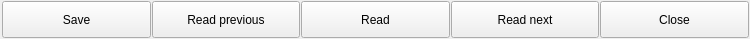
<?xml version="1.0" encoding="UTF-8"?>
<ui version="4.0">
 <class>kbvMetaDataButtonClass</class>
 <widget class="QWidget" name="kbvMetaDataButtonClass">
  <property name="geometry">
   <rect>
    <x>0</x>
    <y>0</y>
    <width>750</width>
    <height>39</height>
   </rect>
  </property>
  <property name="sizePolicy">
   <sizepolicy hsizetype="MinimumExpanding" vsizetype="Fixed">
    <horstretch>0</horstretch>
    <verstretch>0</verstretch>
   </sizepolicy>
  </property>
  <property name="minimumSize">
   <size>
    <width>750</width>
    <height>39</height>
   </size>
  </property>
  <property name="windowTitle">
   <string notr="true">Form</string>
  </property>
  <property name="toolTip">
   <string notr="true"/>
  </property>
  <layout class="QHBoxLayout" name="horizontalLayout">
   <property name="spacing">
    <number>1</number>
   </property>
   <property name="leftMargin">
    <number>2</number>
   </property>
   <property name="topMargin">
    <number>1</number>
   </property>
   <property name="rightMargin">
    <number>1</number>
   </property>
   <property name="bottomMargin">
    <number>1</number>
   </property>
   <item>
    <widget class="QPushButton" name="pushButtWrite">
     <property name="sizePolicy">
      <sizepolicy hsizetype="MinimumExpanding" vsizetype="Fixed">
       <horstretch>0</horstretch>
       <verstretch>0</verstretch>
      </sizepolicy>
     </property>
     <property name="minimumSize">
      <size>
       <width>111</width>
       <height>37</height>
      </size>
     </property>
     <property name="toolTip">
      <string>Write meta data to file</string>
     </property>
     <property name="text">
      <string>Save</string>
     </property>
     <property name="icon">
      <iconset resource="../res/iptc.qrc">
       <normaloff>:/iptc/icons/iptc1-write.png</normaloff>:/iptc/icons/iptc1-write.png</iconset>
     </property>
     <property name="shortcut">
      <string>Ctrl+S</string>
     </property>
    </widget>
   </item>
   <item>
    <widget class="QPushButton" name="pushButtPrevious">
     <property name="sizePolicy">
      <sizepolicy hsizetype="MinimumExpanding" vsizetype="Fixed">
       <horstretch>0</horstretch>
       <verstretch>0</verstretch>
      </sizepolicy>
     </property>
     <property name="minimumSize">
      <size>
       <width>111</width>
       <height>37</height>
      </size>
     </property>
     <property name="toolTip">
      <string>Read previous meta data</string>
     </property>
     <property name="text">
      <string>Read previous</string>
     </property>
     <property name="icon">
      <iconset resource="../res/iptc.qrc">
       <normaloff>:/iptc/icons/iptc1-read-backward.png</normaloff>:/iptc/icons/iptc1-read-backward.png</iconset>
     </property>
     <property name="shortcut">
      <string>Alt+Left</string>
     </property>
    </widget>
   </item>
   <item>
    <widget class="QPushButton" name="pushButtRead">
     <property name="sizePolicy">
      <sizepolicy hsizetype="MinimumExpanding" vsizetype="Fixed">
       <horstretch>0</horstretch>
       <verstretch>0</verstretch>
      </sizepolicy>
     </property>
     <property name="minimumSize">
      <size>
       <width>111</width>
       <height>37</height>
      </size>
     </property>
     <property name="toolTip">
      <string>Read current meta data</string>
     </property>
     <property name="text">
      <string>Read</string>
     </property>
     <property name="icon">
      <iconset resource="../res/iptc.qrc">
       <normaloff>:/iptc/icons/iptc1-read.png</normaloff>:/iptc/icons/iptc1-read.png</iconset>
     </property>
     <property name="shortcut">
      <string notr="true">Alt+Up</string>
     </property>
    </widget>
   </item>
   <item>
    <widget class="QPushButton" name="pushButtNext">
     <property name="sizePolicy">
      <sizepolicy hsizetype="MinimumExpanding" vsizetype="Fixed">
       <horstretch>0</horstretch>
       <verstretch>0</verstretch>
      </sizepolicy>
     </property>
     <property name="minimumSize">
      <size>
       <width>111</width>
       <height>37</height>
      </size>
     </property>
     <property name="toolTip">
      <string>Read next meta data</string>
     </property>
     <property name="text">
      <string>Read next</string>
     </property>
     <property name="icon">
      <iconset resource="../res/iptc.qrc">
       <normaloff>:/iptc/icons/iptc1-read-foreward.png</normaloff>:/iptc/icons/iptc1-read-foreward.png</iconset>
     </property>
     <property name="shortcut">
      <string>Alt+Right</string>
     </property>
    </widget>
   </item>
   <item>
    <widget class="QPushButton" name="pushButtClose">
     <property name="enabled">
      <bool>true</bool>
     </property>
     <property name="sizePolicy">
      <sizepolicy hsizetype="MinimumExpanding" vsizetype="Fixed">
       <horstretch>0</horstretch>
       <verstretch>0</verstretch>
      </sizepolicy>
     </property>
     <property name="minimumSize">
      <size>
       <width>111</width>
       <height>37</height>
      </size>
     </property>
     <property name="toolTip">
      <string>Close editor</string>
     </property>
     <property name="text">
      <string>Close</string>
     </property>
     <property name="icon">
      <iconset resource="../res/iptc.qrc">
       <normaloff>:/iptc/icons/app-exit.png</normaloff>:/iptc/icons/app-exit.png</iconset>
     </property>
     <property name="shortcut">
      <string>Ctrl+Q</string>
     </property>
    </widget>
   </item>
  </layout>
 </widget>
 <resources>
  <include location="../res/iptc.qrc"/>
 </resources>
 <connections/>
</ui>
